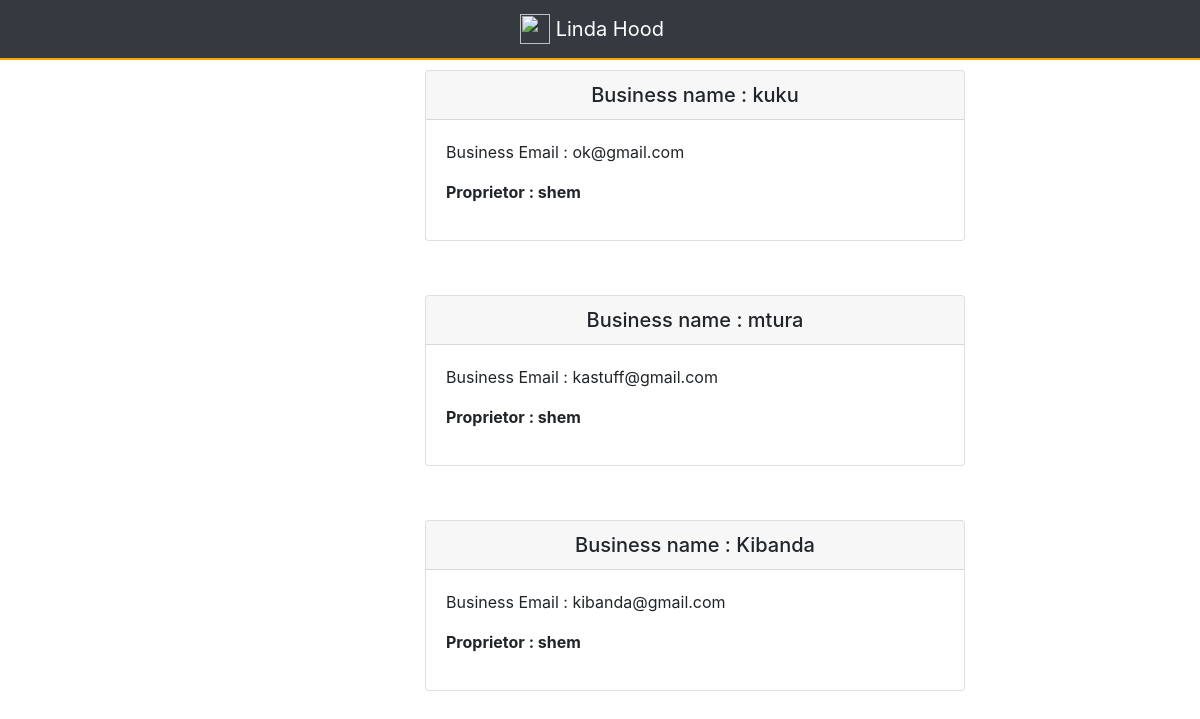
/posts/by/shem, run on the app's committed database.
### posts/models.py (models this page shows, shortened)
class Business(models.Model):
    user = models.ForeignKey(User, related_name="businesses")
    created_at = models.DateTimeField(auto_now=True)
    business_name = models.CharField(max_length=140, blank=True, null=True)
    business_email = models.EmailField(max_length=70, blank=True)
    hood = models.ForeignKey(Hood, related_name='businesses', null=True, blank=True)
    class Meta:
        ordering = ['-created_at']
        unique_together = ['user', 'business_name']

### posts/views.py (the view)
# urls.py: url(r'by/(?P<username>[-\w]+)', views.UserBusinesses.as_view(), name='for_user'),
class UserBusinesses(generic.ListView):
    model = models.Business
    template_name = 'posts/user_post_list.html'
    def get_queryset(self):
        try:
            self.business_user = User.objects.prefetch_related('businesses').get(username__iexact=self.kwargs.get('username'))
        except User.DoesNotExist:
            raise Http404
        else:
            return self.business_user.businesses.all()
    def get_context_data(self, **kwargs):
        context = super().get_context_data(**kwargs)
        context['business_user'] = self.business_user
        return context

### posts/templates/posts/business_list.html
{% extends "posts/post_base.html" %}
{% block pre_post_content %}
<div class="col-md-4 mt-3">
  <h5>@{{user.username}}</h5>
</div>
{% endblock %}
{% block post_content %}
<div class="col-md-6 mt-3">
  {% if business_list.count == 0 %}
  <h4>No Businesses for this user yet!</h4>
  {% else %}
    {% for business in business_list %}
     {% include "posts/_post.html" %}
    {% endfor %}
  {% endif%}
</div>
{% endblock %}

### posts/templates/posts/_post.html (shortened to what this page needs)
<div class="post" style="margin-top: 10%">
  <div class="card" >
      <h5 class="card-header card-header text-center" >Business name : {{business.business_name}}</h5>
    <div class="card-body">
      <p>Business Email : {{business.business_email}}</p>
      <p><strong>Proprietor : {{business.user.username}}</strong></p>
    </div>
  </div>
</div>

### data on the page
Business: business_name "kuku", business_email "ok@gmail.com", user.username "shem"
Business: business_name "mtura", business_email "kastuff@gmail.com", user.username "shem"
Business: business_name "Kibanda", business_email "kibanda@gmail.com", user.username "shem"
